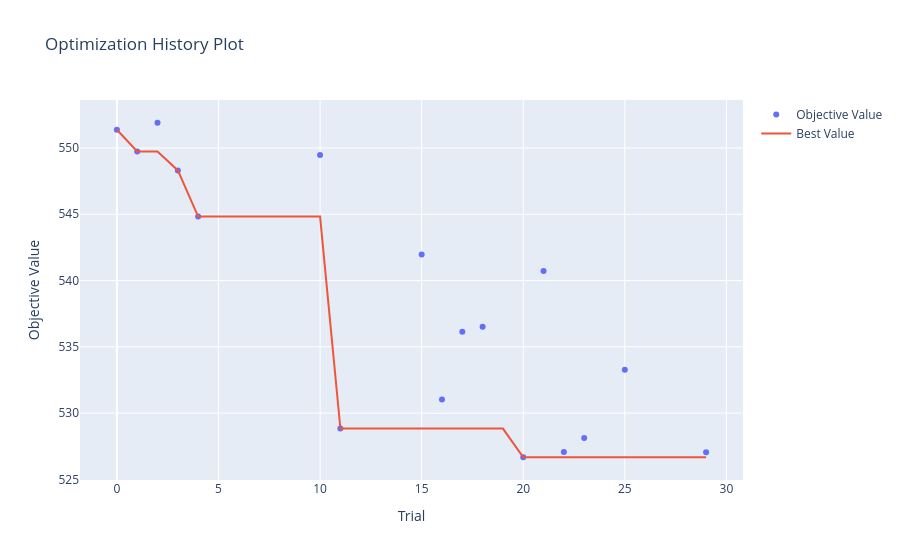
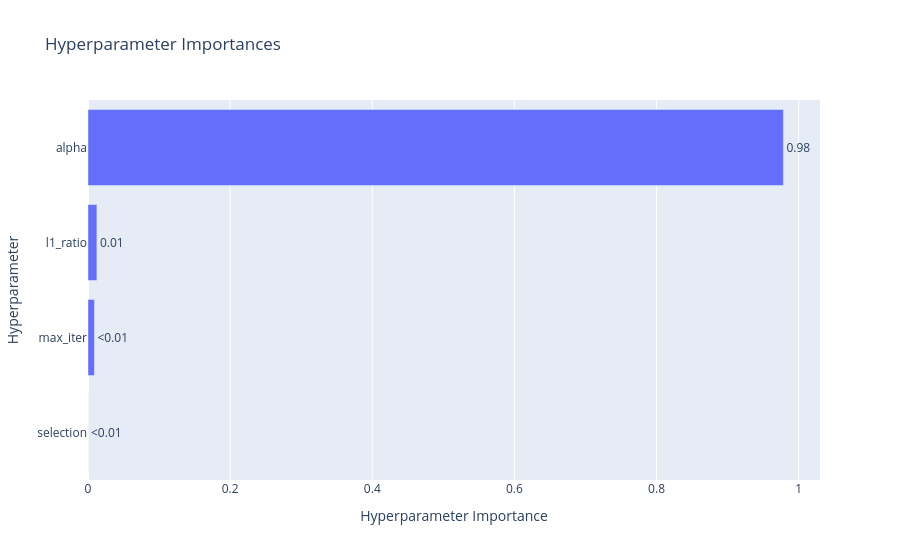

The code cell stored with these charts, in order, in its notebook:
### Code cell
study = results[0]["study"]

vis.plot_optimization_history(study).show()
vis.plot_param_importances(study).show()

### Figure 1 — Plotly figure (JSON) as saved in the notebook; plotly's stock layout.template omitted (floating-point values rounded to 4 significant figures)
{"data": [{"mode": "markers", "name": "Objective Value", "x": [0, 1, 2, 3, 4, 10, 11, 15, 16, 17, 18, 20, 21, 22, 23, 25, 29], "y": [551.4, 549.7, 551.9, 548.3, 544.8, 549.5, 528.8, 542.0, 531.0, 536.1, 536.5, 526.7, 540.7, 527.1, 528.1, 533.3, 527.0], "type": "scatter"}, {"mode": "lines", "name": "Best Value", "x": [0, 1, 2, 3, 4, 5, 6, 7, 8, 9, 10, 11, 12, 13, 14, 15, 16, 17, 18, 19, 20, 21, 22, 23, 24, 25, 26, 27, 28, 29], "y": [551.4, 549.7, 549.7, 548.3, 544.8, 544.8, 544.8, 544.8, 544.8, 544.8, 544.8, 528.8, 528.8, 528.8, 528.8, 528.8, 528.8, 528.8, 528.8, 528.8, 526.7, 526.7, 526.7, 526.7, 526.7, 526.7, 526.7, 526.7, 526.7, 526.7], "type": "scatter"}, {"marker": {"color": "#cccccc"}, "mode": "markers", "name": "Infeasible Trial", "showlegend": false, "x": [], "y": [], "type": "scatter"}], "layout": {"title": {"text": "Optimization History Plot"}, "xaxis": {"title": {"text": "Trial"}}, "yaxis": {"title": {"text": "Objective Value"}}}}

### Figure 2 — Plotly figure (JSON) as saved in the notebook; plotly's stock layout.template omitted (floating-point values rounded to 4 significant figures)
{"data": [{"cliponaxis": false, "hovertemplate": ["selection (CategoricalDistribution): 0.0<extra></extra>", "max_iter (IntDistribution): 0.00902292925228964<extra></extra>", "l1_ratio (FloatDistribution): 0.012503430976233548<extra></extra>", "alpha (FloatDistribution): 0.9784736397714768<extra></extra>"], "name": "Objective Value", "orientation": "h", "text": ["<0.01", "<0.01", "0.01", "0.98"], "textposition": "outside", "x": [0.0, 0.009023, 0.0125, 0.9785], "y": ["selection", "max_iter", "l1_ratio", "alpha"], "type": "bar"}], "layout": {"title": {"text": "Hyperparameter Importances"}, "xaxis": {"title": {"text": "Hyperparameter Importance"}}, "yaxis": {"title": {"text": "Hyperparameter"}}}}
